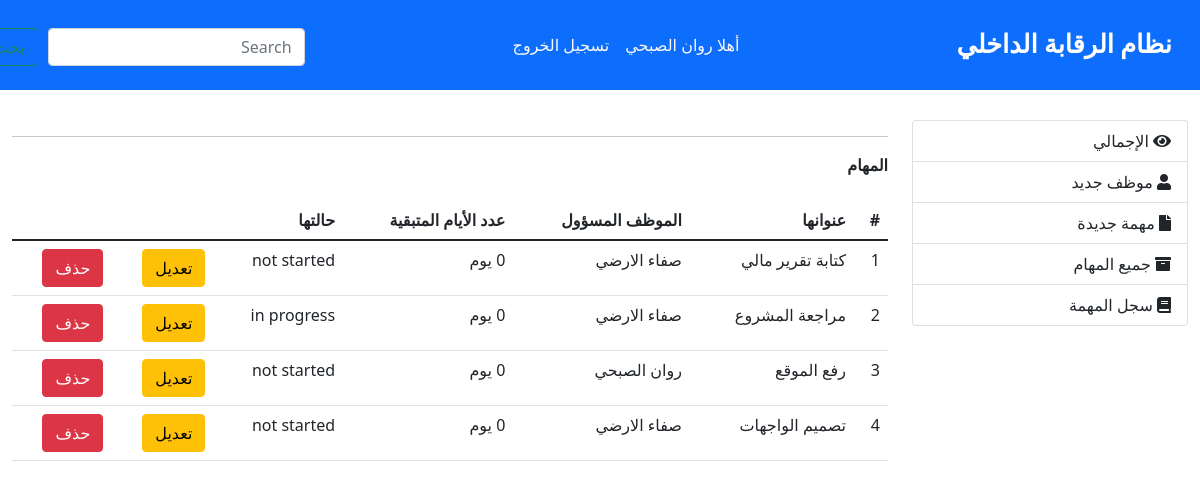
Page /tasks.php (signed in) on the committed database.
### tables this page shows
CREATE TABLE `users` (
  `user_id` int(11) NOT NULL,
  `username` text NOT NULL,
  `email` text NOT NULL,
  `password` text NOT NULL,
  `role` text NOT NULL,
  `organ_id` int(11) NOT NULL,
  `manager` text NOT NULL,
  `empName` text NOT NULL,
  `reg_date` text NOT NULL
);

CREATE TABLE `tasks` (
  `task_id` int(11) NOT NULL,
  `title` text NOT NULL,
  `empRes` text NOT NULL,
  `deadline` text NOT NULL,
  `organ_id` int(11) NOT NULL,
  `empID` int(11) NOT NULL,
  `status` text NOT NULL,
  `createdBy` text NOT NULL,
  `dateTask` text NOT NULL
);

### tasks.php (the view, shortened to what this page needs)
<?php include_once("include/confg.php");
?>
<!DOCTYPE html>
<html lang="en">
<head>
    <link rel="stylesheet" href="css/main.css">
    <link rel="stylesheet" href="https://use.fontawesome.com/releases/v5.0.8/css/all.css">
    <link href="https://cdn.jsdelivr.net/npm/bootstrap@5.1.3/dist/css/bootstrap.min.css" rel="stylesheet">
</head>
<body>
<nav class="navbar navbar-expand-lg navbar-light ">
    <div class="container-fluid" dir= "rtl">
        <a class="navbar-brand" href="#">نظام الرقابة الداخلي</a>
        <div class="collapse navbar-collapse" id="navbarSupportedContent">
        <ul class="navbar-nav mb-2 mb-lg-0">
            <li class="nav-item">
                <?php
                $sql = mysqli_query($conn , "SELECT * FROM `users` u WHERE '$_SESSION[id]' = u.user_id ");
                $user = mysqli_fetch_assoc($sql);
                echo '
                <a class="nav-link active" aria-current="page" href="#"> أهلا  '.$user['empName'].'</a>';?>
            </li>
            <li class="nav-item">
            <?php
            echo '
            <a class="nav-link" href="signout.php?id" '.$_SESSION['id'].' ">تسجيل الخروج</a>
            ';
            ?>
            </li>
        </ul>
        <form class="d-flex" style= "   display: flex!important;
                                        gap: 10px;
                                        margin-right: 200px;
                                        margin-top: 20px;
                                        margin-left:-200px;
                                        justify-content: flex-end;">
            <input class="form-control" type="search" placeholder="Search" aria-label="Search">
            <button class="btn btn-outline-success" type="submit">بحث</button>
        </form>
        </div>
    </div>
</nav>
<section class="container-fluid" dir="rtl" style="margin-top:30px;">
    <div class="row">
    <aside class="col-lg-3" >
		<div class="list-group">
        <a href="homeControlPage.php" class="list-group-item"> <i class="fas fa-eye"></i> الإجمالي</a>
        <a href="employees.php" class="list-group-item"><i class="fa fa-user "></i> موظف جديد </a>
        <a href="addTask.php" class="list-group-item"><i class="fa fa-file "></i> مهمة جديدة</a>
        <a href="tasks.php" class="list-group-item"><i class="fas fa-archive"></i> جميع المهام</a>
        <a href="taskRecord.php" class="list-group-item"><i class="fa fa-book	"></i> سجل المهمة</a>
		</div>
	</aside>
<article class="col-lg-9" >
		<hr/>
		<div class="row">
            <div class="col-md-12">
                <div class="panel panel-info">
                    <div class="panel-heading"><b>المهام</b></div><br>
                        <table class="table table-hover">
                            <thead>
                                <tr>
                                    <th>#</th>
                                    <th>عنوانها</th>
                                    <th>الموظف المسؤول</th>
                                    <th>عدد الأيام المتبقية</th>
                                    <th>حالتها</th>
                                </tr>
                            </thead>
                            <tbody>
                                <?php
                                    $tasks = mysqli_query($conn , "SELECT * FROM `tasks` WHERE '$_SESSION[organ_id]' = `organ_id`");
                                    $num = 1;
                                    while($task = mysqli_fetch_assoc($tasks)){
                                        $future = strtotime($task['deadline']);
                                        $now = time();
                                        $timeleft = $future-$now;
                                        $daysleft = round((($timeleft/24)/60)/60);
                                        if( $daysleft<0){
                                            $daysleft=0;
                                        }
                                        echo '
                                        <tr>
                                            <td>'.$num.'</td>
                                            <td>'.$task['title'].'</td>
                                            <td>'.$task['empRes'].'</td>
                                            <td>'. $daysleft.' يوم </td>
                                            <td>'.$task['status'].'</td>
                                            <td><a href="editTask.php?task='.$task['task_id'].'" class="btn btn-warning btn-xs">تعديل</a></td>
                                            <td><a href="tasks.php?delete='.$task['task_id'].'" class="btn btn-danger btn-xs">حذف</a></td>
                                        </tr>';
                                        $num++;
                                    }?>
                            </tbody>
                        </table>
                    </div>
                </div>
            </div>
        </div>
</section>
</body>
</html>

### css/main.css (style rules this page uses)
.navbar { background-color: #0d6efd !important; }
.navbar-brand { color: rgb(254 254 254 ) !important; font-weight: bold !important; font-family: ui-rounded !important; font-size: 1.6rem !important; margin-right: 20px; }
.navbar-collapse { justify-content: center !important; }
.navbar-light .navbar-nav .nav-link.active, .navbar-light .navbar-nav .show>.nav-link { color: rgb(249 249 249) !important; }
.navbar-light .navbar-nav .nav-link { color: rgb(250 250 250 ) !important; }

### rows in the picture
users: empName "روان الصبحي"
tasks: title "كتابة تقرير مالي", empRes "صفاء الارضي", status "not started"
tasks: title "مراجعة المشروع", empRes "صفاء الارضي", status "in progress"
tasks: title "رفع الموقع", empRes "روان الصبحي", status "not started"
tasks: title "تصميم الواجهات", empRes "صفاء الارضي", status "not started"
